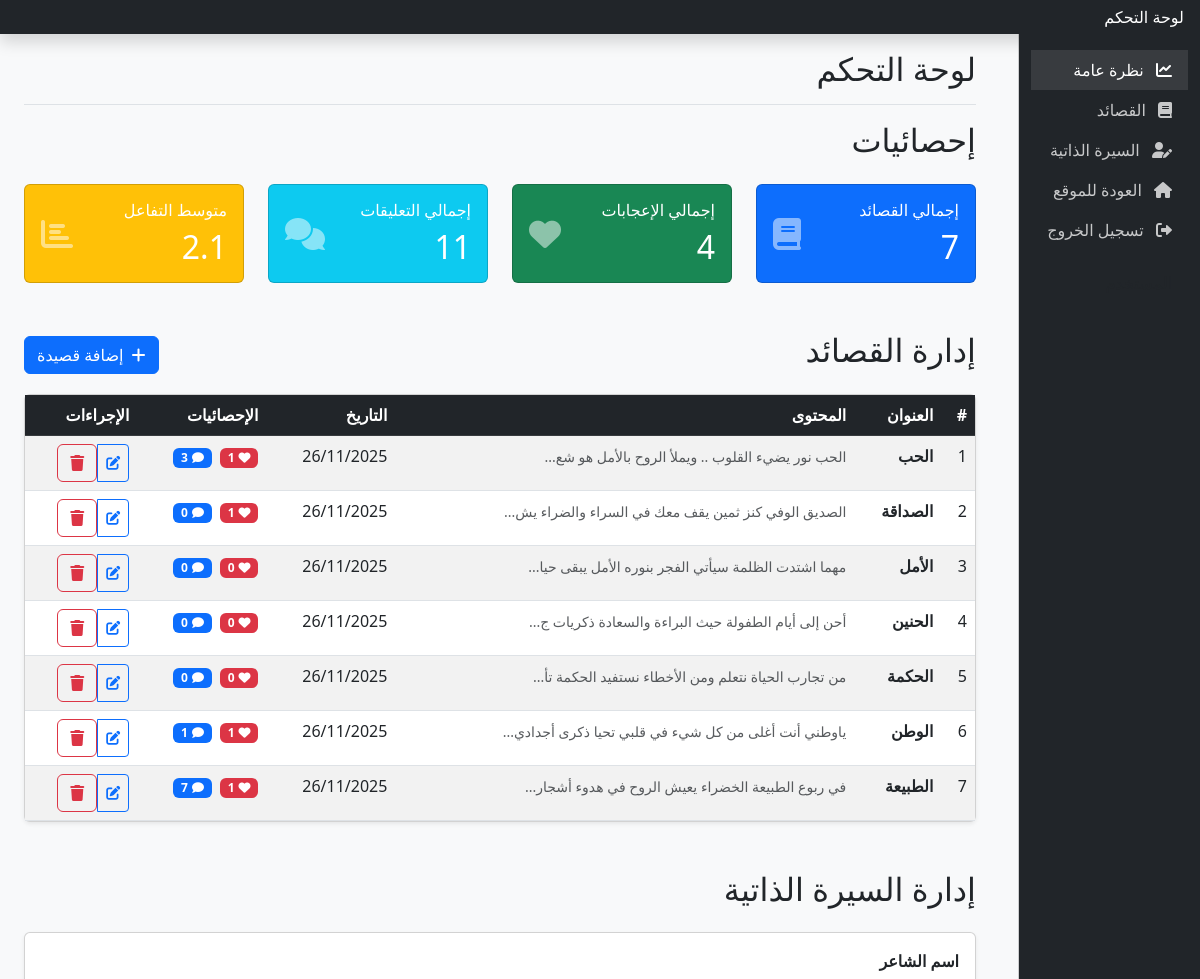
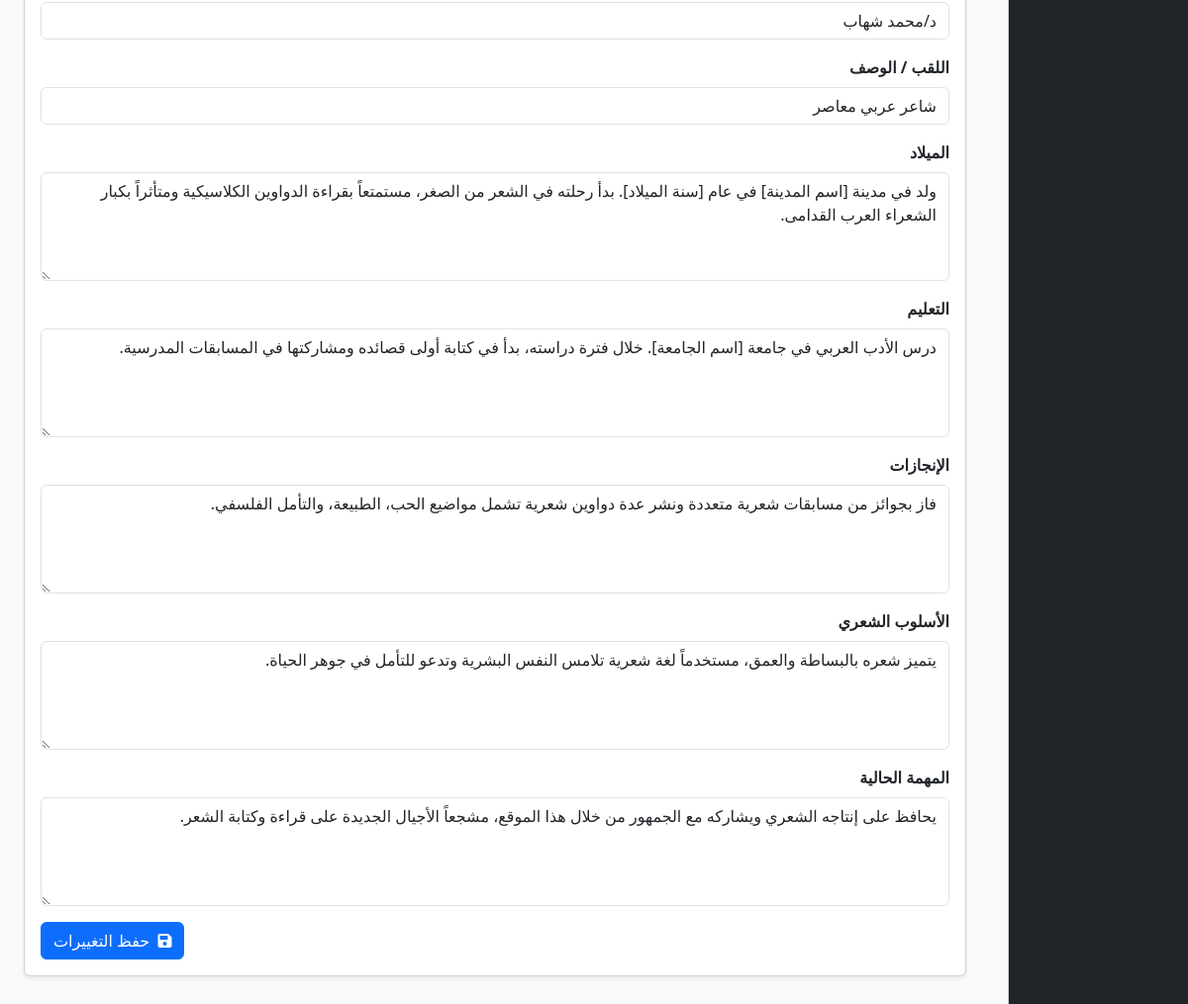
Page /dashboard.php (signed in) on the committed database (2 pictures, top to bottom).
### tables this page shows
CREATE TABLE `poems` (
  `id` int(11) NOT NULL,
  `title` varchar(255) NOT NULL,
  `content` text NOT NULL,
  `created_at` timestamp NOT NULL DEFAULT current_timestamp(),
  `views` int(11) DEFAULT 0
);

### public_html/dashboard.php (the view, shortened to what the rows shown need)
<?php
require_once '../classes/Poem.php';
require_once '../classes/Comment.php';
$poemObj = new Poem();
$commentObj = new Comment();
$poems = $poemObj->getAllPoems();
$totalPoems = count($poems);
$totalLikes = 0;
$totalComments = 0;
foreach ($poems as $poem) {
    $totalLikes += $poemObj->getLikesCount($poem['id']);
    $totalComments += $commentObj->getCommentsCount($poem['id']);
}
$avgEngagement = $totalPoems > 0 ? round(($totalLikes + $totalComments) / $totalPoems, 1) : 0;
?>
<!DOCTYPE html>
<html lang="ar" dir="rtl">
<head>
    <link rel="stylesheet" href="https://cdn.jsdelivr.net/npm/bootstrap@5.3.0/dist/css/bootstrap.rtl.min.css">
    <link rel="stylesheet" href="https://cdnjs.cloudflare.com/ajax/libs/font-awesome/6.0.0/css/all.min.css">
</head>
<body class="bg-light">
    <div class="container-fluid">
        <div class="row">
            <main class="col-md-9 ms-sm-auto col-lg-10 px-md-4">
                <div class="d-flex justify-content-between flex-wrap flex-md-nowrap align-items-center pt-3 pb-2 mb-3 border-bottom">
                    <h1 class="h2">لوحة التحكم</h1>
                </div>
                <div id="overview" class="mb-5">
                    <h2 class="mb-4">إحصائيات</h2>
                    <div class="row g-4 mb-4">
                        <div class="col-md-3">
                            <div class="card text-white bg-primary h-100">
                                <div class="card-body">
                                    <div class="d-flex justify-content-between align-items-center">
                                        <div>
                                            <h2 class="mt-2 mb-0"><?php echo $totalPoems; ?></h2>
                                        </div>
                                    </div>
                                </div>
                            </div>
                        </div>
                        <div class="col-md-3">
                            <div class="card text-white bg-success h-100">
                                <div class="card-body">
                                    <div class="d-flex justify-content-between align-items-center">
                                        <div>
                                            <h2 class="mt-2 mb-0"><?php echo $totalLikes; ?></h2>
                                        </div>
                                    </div>
                                </div>
                            </div>
                        </div>
                        <div class="col-md-3">
                            <div class="card text-white bg-info h-100">
                                <div class="card-body">
                                    <div class="d-flex justify-content-between align-items-center">
                                        <div>
                                            <h2 class="mt-2 mb-0"><?php echo $totalComments; ?></h2>
                                        </div>
                                    </div>
                                </div>
                            </div>
                        </div>
                        <div class="col-md-3">
                            <div class="card text-white bg-warning h-100">
                                <div class="card-body">
                                    <div class="d-flex justify-content-between align-items-center">
                                        <div>
                                            <h2 class="mt-2 mb-0"><?php echo $avgEngagement; ?></h2>
                                        </div>
                                    </div>
                                </div>
                            </div>
                        </div>
                    </div>
                </div>
                <div id="poems" class="mb-5">
                    <div class="d-flex justify-content-between align-items-center mb-3">
                        <h2>إدارة القصائد</h2>
                    </div>
                    <div class="card shadow-sm">
                        <div class="card-body p-0">
                            <div class="table-responsive">
                                <table class="table table-striped table-hover mb-0">
                                    <thead class="table-dark">
                                        <tr>
                                            <th>#</th>
                                            <th>العنوان</th>
                                            <th>المحتوى</th>
                                            <th>التاريخ</th>
                                            <th>الإحصائيات</th>
                                            <th>الإجراءات</th>
                                        </tr>
                                    </thead>
                                    <tbody>
                                        <?php
                                        foreach ($poems as $index => $poem):
                                            $likes = $poemObj->getLikesCount($poem['id']);
                                            $comments = $commentObj->getCommentsCount($poem['id']);
                                            ?>
                                            <tr>
                                                <td><?php echo $index + 1; ?></td>
                                                <td class="fw-bold"><?php echo htmlspecialchars($poem['title']); ?></td>
                                                <td>
                                                    <small class="text-muted">
                                                        <?php echo htmlspecialchars(mb_substr($poem['content'], 0, 50)) . '...'; ?>
                                                    </small>
                                                </td>
                                                <td><?php echo date('d/m/Y', strtotime($poem['created_at'])); ?></td>
                                                <td>
                                                    <span class="badge bg-danger me-1"><i class="fas fa-heart me-1"></i><?php echo $likes; ?></span>
                                                    <span class="badge bg-primary"><i class="fas fa-comment me-1"></i><?php echo $comments; ?></span>
                                                </td>
                                                <td>
                                                    <div class="btn-group btn-group-sm">
                                                        <button type="button" class="btn btn-outline-primary edit-btn"
                                                            data-id="<?php echo $poem['id']; ?>"
                                                            data-title="<?php echo htmlspecialchars($poem['title']); ?>"
                                                            data-content="<?php echo htmlspecialchars($poem['content']); ?>"
                                                            data-bs-toggle="modal" data-bs-target="#editPoemModal">
                                                            <i class="fas fa-edit"></i>
                                                        </button>
                                                        <form method="post" class="d-inline" onsubmit="return confirm('هل أنت متأكد؟');">
                                                            <button type="submit" name="delete_poem" class="btn btn-outline-danger">
                                                                <i class="fas fa-trash"></i>
                                                            </button>
                                                        </form>
                                                    </div>
                                                </td>
                                            </tr>
                                        <?php endforeach; ?>
                                    </tbody>
                                </table>
                            </div>
                        </div>
                    </div>
                </div>
                <div id="biography" class="mb-5">
                    <div class="d-flex justify-content-between align-items-center mb-3">
                        <h2>إدارة السيرة الذاتية</h2>
                    </div>
                </div>
            </main>
        </div>
    </div>
</body>
</html>

### rows in the picture
poems: title "الحب", content "الحب نور يضيء القلوب .. ويملأ الروح بالأمل هو شع", created_at "26/11/2025", likes "1", comments "3"
poems: title "الصداقة", content "الصديق الوفي كنز ثمين يقف معك في السراء والضراء يش", created_at "26/11/2025", likes "1", comments "0"
poems: title "الأمل", content "مهما اشتدت الظلمة سيأتي الفجر بنوره الأمل يبقى حيا", created_at "26/11/2025", likes "0", comments "0"
poems: title "الحنين", content "أحن إلى أيام الطفولة حيث البراءة والسعادة ذكريات ج", created_at "26/11/2025", likes "0", comments "0"
poems: title "الحكمة", content "من تجارب الحياة نتعلم ومن الأخطاء نستفيد الحكمة تأ", created_at "26/11/2025", likes "0", comments "0"
poems: title "الوطن", content "ياوطني أنت أغلى من كل شيء في قلبي تحيا ذكرى أجدادي", created_at "26/11/2025", likes "1", comments "1"
poems: title "الطبيعة", content "في ربوع الطبيعة الخضراء يعيش الروح في هدوء أشجار", created_at "26/11/2025", likes "1", comments "7"

### other values in the picture
$totalPoems "7"
$totalLikes "4"
$totalComments "11"
$avgEngagement "2.1"
$label "اسم الشاعر"
$label "اللقب / الوصف"
$label "الميلاد"
$label "التعليم"
$label "الإنجازات"
$label "الأسلوب الشعري"
$label "المهمة الحالية"
